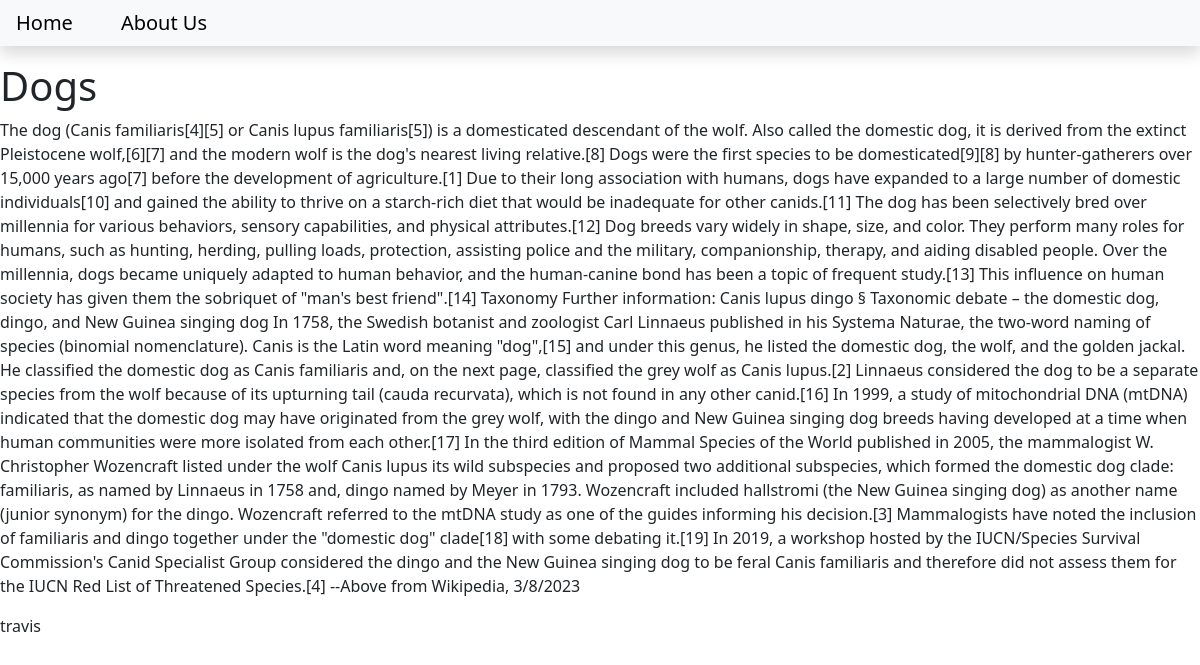
The page /dogs on the database its author committed.
### blog/models.py (models this page shows, shortened)
class Post(models.Model):
    title = models.CharField(max_length=200)
    content = models.TextField()
    date_created = models.DateTimeField(auto_now_add=True)
    slug = models.SlugField(max_length=200, unique=True)
    author = models.ForeignKey(to=User, on_delete=models.CASCADE)
    status = models.IntegerField(choices=STATUS, default=0)

### blog/views.py (the view)
# urls.py: path('<slug:slug>', views.BlogView.as_view(), name='blog_view'),
class BlogView(generic.DetailView):
    model = Post
    template_name = 'blog.html'

### templates/blog.html
{% extends 'base.html' %}
{% block content %}
        <h1>{{object.title}}</h1>
        <p>{{object.content}}</p>
        <p>{{object.author}}</p>
{% endblock content %}

### rows shown on the page
Post: title "Dogs", content "The dog (Canis familiaris[4][5] or Canis lupus familiaris[5]) is a domesticated descendant of the wolf. Also called the domestic dog, it is derived from the extinct Pleistocene wolf,[6][7] and the modern wolf is the dog's nearest living relative.[8] Dogs were the first species to be domesticated[9][8] by hunter-gatherers over 15,000 years ago[7] before the development of agriculture.[1] Due to their long association with humans, dogs have expanded to a large number of domestic individuals[10] and gained the ability to thrive on a starch-rich diet that would be inadequate for other canids.[11] The dog has been selectively bred over millennia for various behaviors, sensory capabilities, and…", author "travis"
